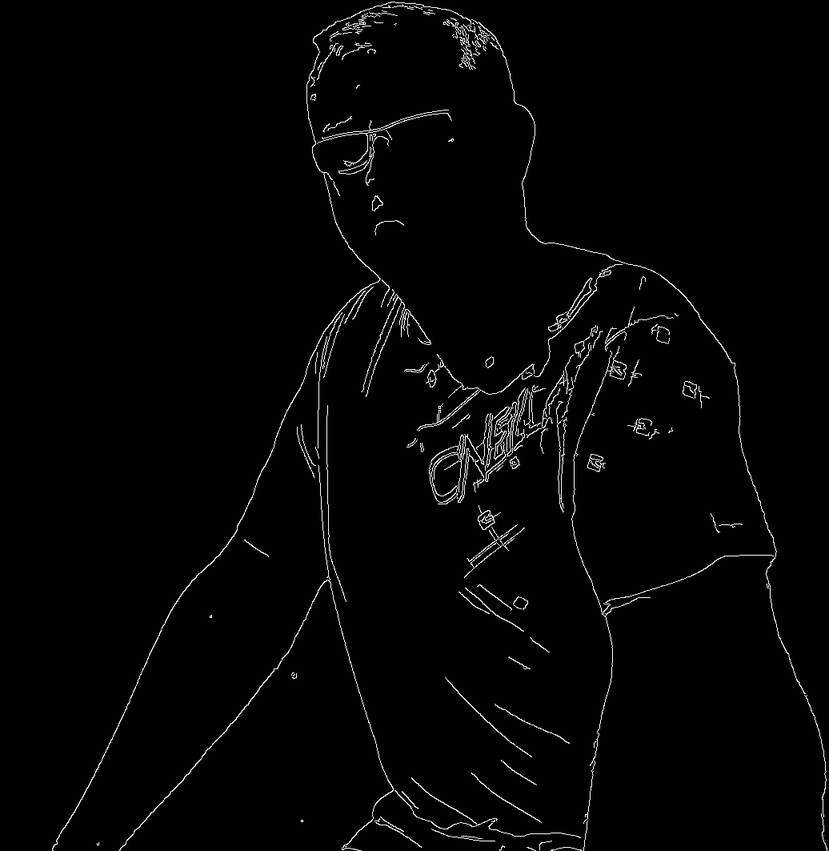
#> input picture python/soyjaker/outputs/Boguś_edging.png, 829 x 851 px, shrunk from 1036 x 1063 before the run; its folder holds only this picture in this run
$ python soyi.py 'outputs/Boguś_edging.png'
#> lines starting #> are read from the running program, lines starting #| are printed output that depends on the picture
import os
import sys

import cv2 as cv

path = sys.argv[1]
name = os.path.basename(path).split(".")[0]

img = cv.imread(f'{path}', cv.IMREAD_GRAYSCALE)
#> img is the input picture: shape (851, 829); min 0, max 255, mean 4.4

assert img is not None, "file could not be read, check with os.path.exists()"

edges = cv.Canny(img, 100, 200)
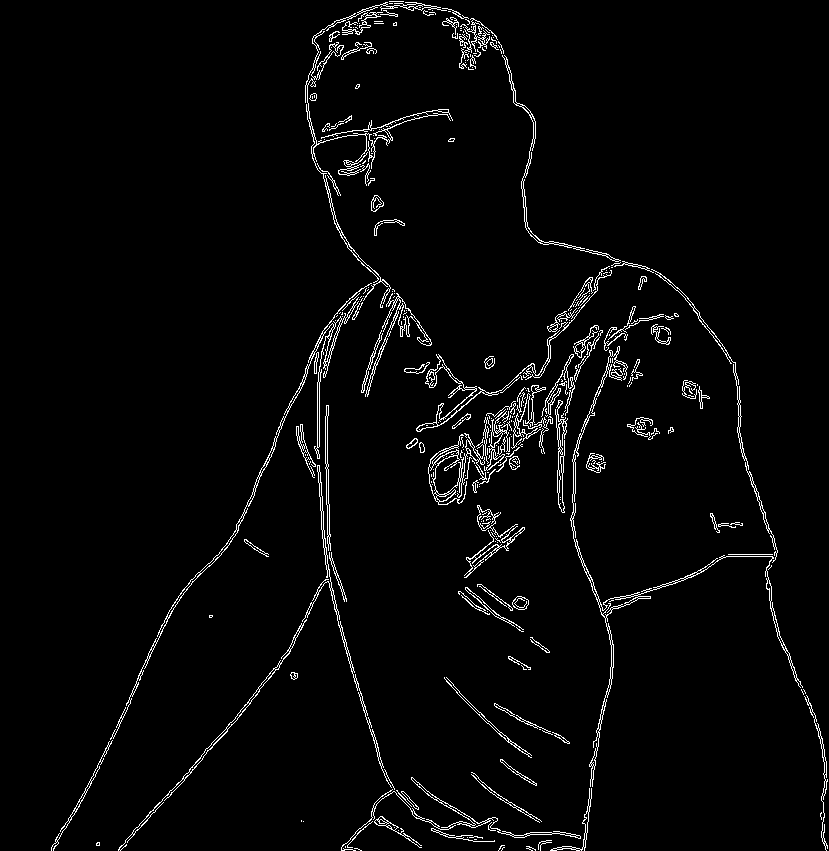
#> edges: shape (851, 829); 2.9% white in thin lines or dots

cv.imwrite(f"outputs/{name}_edging.png", edges)

$ run again, on python/soyjaker/outputs/me-wreck_edging.png
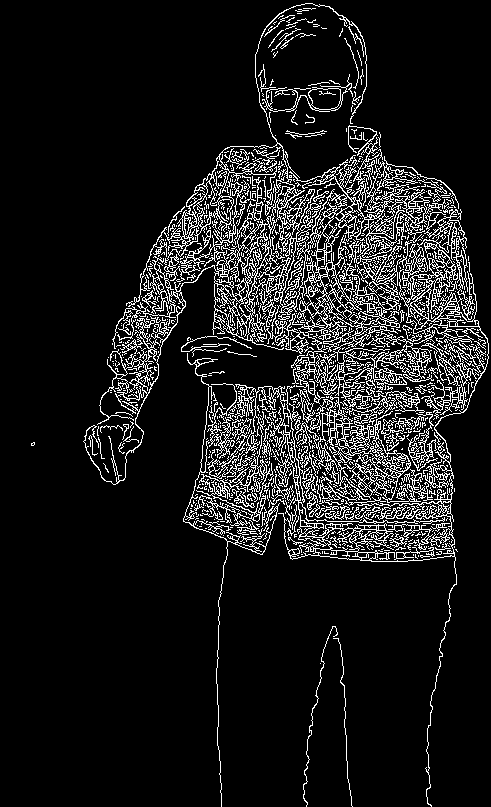
#> input picture python/soyjaker/outputs/me-wreck_edging.png, 491 x 807 px
#> img: shape (807, 491); 10.7% white in thin lines or dots
#> `edges = cv.Canny(img, 100, 200)`:
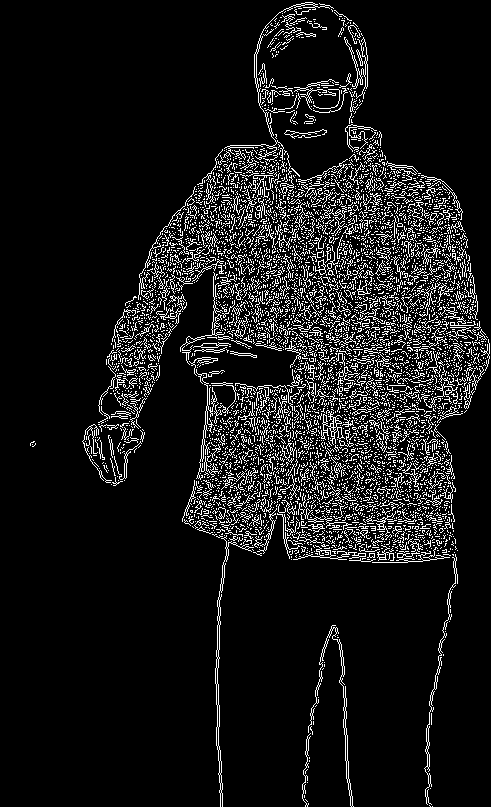
#> edges: shape (807, 491); 9.3% white in thin lines or dots

$ run again, on python/soyjaker/outputs/soy_edging.png
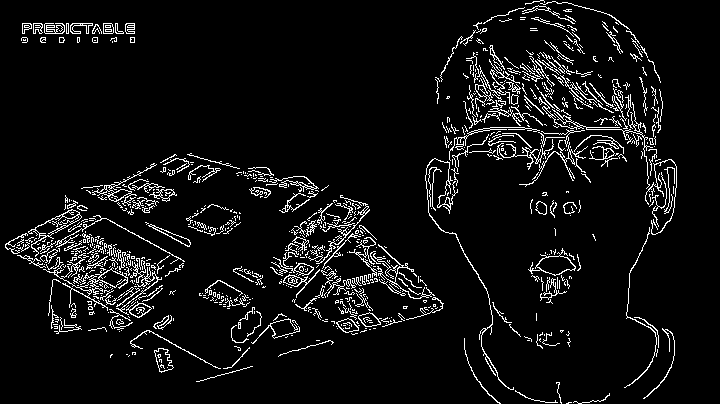
#> input picture python/soyjaker/outputs/soy_edging.png, 720 x 404 px
#> img: shape (404, 720); 6.5% white in thin lines or dots
#> `edges = cv.Canny(img, 100, 200)`:
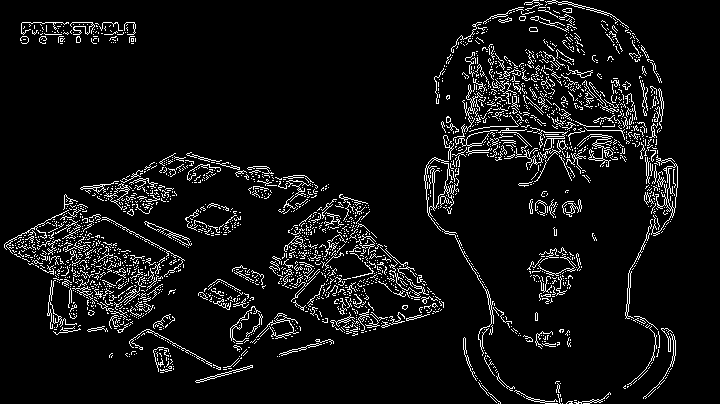
#> edges: shape (404, 720); 6.8% white in thin lines or dots
